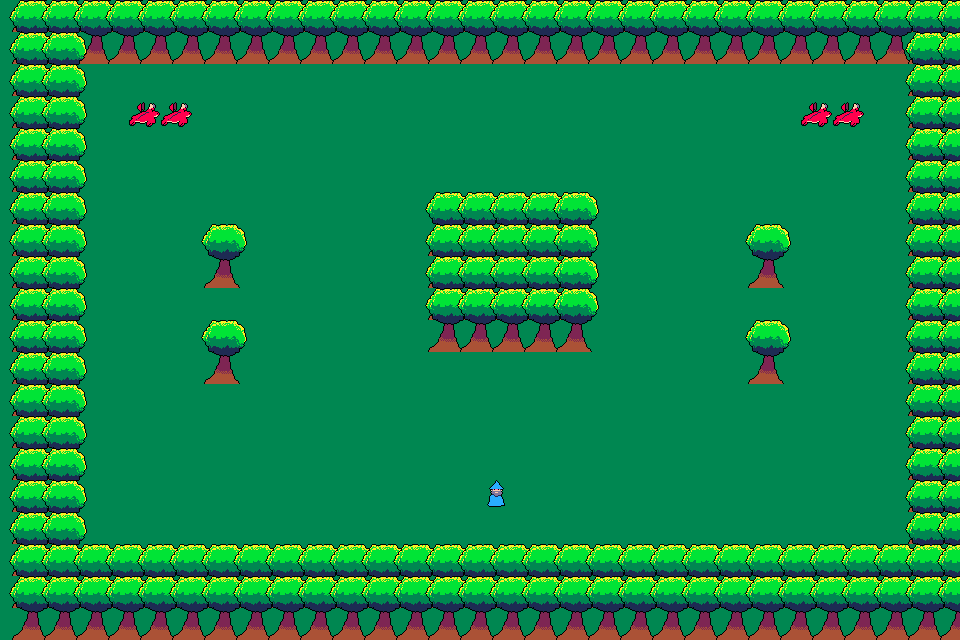

Tiled map render using the project's own tile images. Description and the whole map definition, tile-layer contents included, below:
An orthogonal 30x20 tile map with 32x32 px tiles, 2 tile layers (Tile Layer 2, Object Layer).

<map version="1.9" tiledversion="1.9.2" orientation="orthogonal" renderorder="right-down" width="30" height="20" tilewidth="32" tileheight="32" infinite="0" nextlayerid="3" nextobjectid="1">
 <tileset firstgid="1" source="Celestilyne.tsx" />
 <layer id="2" name="Tile Layer 2" width="30" height="20">
  <data encoding="csv">
8,8,8,8,8,8,8,8,8,8,8,8,8,8,8,8,8,8,8,8,8,8,8,8,8,8,8,8,8,8,
8,8,8,8,8,8,8,8,8,8,8,8,8,8,8,8,8,8,8,8,8,8,8,8,8,8,8,8,8,8,
8,8,8,8,8,8,8,8,8,8,8,8,8,8,8,8,8,8,8,8,8,8,8,8,8,8,8,8,8,8,
8,8,8,8,8,8,8,8,8,8,8,8,8,8,8,8,8,8,8,8,8,8,8,8,8,8,8,8,8,8,
8,8,8,8,8,8,8,8,8,8,8,8,8,8,8,8,8,8,8,8,8,8,8,8,8,8,8,8,8,8,
8,8,8,8,8,8,8,8,8,8,8,8,8,8,8,8,8,8,8,8,8,8,8,8,8,8,8,8,8,8,
8,8,8,8,8,8,8,8,8,8,8,8,8,8,8,8,8,8,8,8,8,8,8,8,8,8,8,8,8,8,
8,8,8,8,8,8,8,8,8,8,8,8,8,8,8,8,8,8,8,8,8,8,8,8,8,8,8,8,8,8,
8,8,8,8,8,8,8,8,8,8,8,8,8,8,8,8,8,8,8,8,8,8,8,8,8,8,8,8,8,8,
8,8,8,8,8,8,8,8,8,8,8,8,8,8,8,8,8,8,8,8,8,8,8,8,8,8,8,8,8,8,
8,8,8,8,8,8,8,8,8,8,8,8,8,8,8,8,8,8,8,8,8,8,8,8,8,8,8,8,8,8,
8,8,8,8,8,8,8,8,8,8,8,8,8,8,8,8,8,8,8,8,8,8,8,8,8,8,8,8,8,8,
8,8,8,8,8,8,8,8,8,8,8,8,8,8,8,8,8,8,8,8,8,8,8,8,8,8,8,8,8,8,
8,8,8,8,8,8,8,8,8,8,8,8,8,8,8,8,8,8,8,8,8,8,8,8,8,8,8,8,8,8,
8,8,8,8,8,8,8,8,8,8,8,8,8,8,8,8,8,8,8,8,8,8,8,8,8,8,8,8,8,8,
8,8,8,8,8,8,8,8,8,8,8,8,8,8,8,8,8,8,8,8,8,8,8,8,8,8,8,8,8,8,
8,8,8,8,8,8,8,8,8,8,8,8,8,8,8,8,8,8,8,8,8,8,8,8,8,8,8,8,8,8,
8,8,8,8,8,8,8,8,8,8,8,8,8,8,8,8,8,8,8,8,8,8,8,8,8,8,8,8,8,8,
8,8,8,8,8,8,8,8,8,8,8,8,8,8,8,8,8,8,8,8,8,8,8,8,8,8,8,8,8,8,
8,8,8,8,8,8,8,8,8,8,8,8,8,8,8,8,8,8,8,8,8,8,8,8,8,8,8,8,8,8
</data>
 </layer>
 <layer id="1" name="Object Layer" width="30" height="20">
  <data encoding="csv">
7,7,7,7,7,7,7,7,7,7,7,7,7,7,7,7,7,7,7,7,7,7,7,7,7,7,7,7,7,7,
7,7,7,7,7,7,7,7,7,7,7,7,7,7,7,7,7,7,7,7,7,7,7,7,7,7,7,7,7,7,
7,7,0,0,0,0,0,0,0,0,0,0,0,0,0,0,0,0,0,0,0,0,0,0,0,0,0,0,7,7,
7,7,0,0,3,3,0,0,0,0,0,0,0,0,0,0,0,0,0,0,0,0,0,0,0,3,3,0,7,7,
7,7,0,0,0,0,0,0,0,0,0,0,0,0,0,0,0,0,0,0,0,0,0,0,0,0,0,0,7,7,
7,7,0,0,0,0,0,0,0,0,0,0,0,0,0,0,0,0,0,0,0,0,0,0,0,0,0,0,7,7,
7,7,0,0,0,0,0,0,0,0,0,0,0,0,0,0,0,0,0,0,0,0,0,0,0,0,0,0,7,7,
7,7,0,0,0,0,0,0,0,0,0,0,0,7,7,7,7,7,0,0,0,0,0,0,0,0,0,0,7,7,
7,7,0,0,0,0,7,0,0,0,0,0,0,7,7,7,7,7,0,0,0,0,0,7,0,0,0,0,7,7,
7,7,0,0,0,0,0,0,0,0,0,0,0,7,7,7,7,7,0,0,0,0,0,0,0,0,0,0,7,7,
7,7,0,0,0,0,0,0,0,0,0,0,0,7,7,7,7,7,0,0,0,0,0,0,0,0,0,0,7,7,
7,7,0,0,0,0,7,0,0,0,0,0,0,0,0,0,0,0,0,0,0,0,0,7,0,0,0,0,7,7,
7,7,0,0,0,0,0,0,0,0,0,0,0,0,0,0,0,0,0,0,0,0,0,0,0,0,0,0,7,7,
7,7,0,0,0,0,0,0,0,0,0,0,0,0,0,0,0,0,0,0,0,0,0,0,0,0,0,0,7,7,
7,7,0,0,0,0,0,0,0,0,0,0,0,0,0,0,0,0,0,0,0,0,0,0,0,0,0,0,7,7,
7,7,0,0,0,0,0,0,0,0,0,0,0,0,0,6,0,0,0,0,0,0,0,0,0,0,0,0,7,7,
7,7,0,0,0,0,0,0,0,0,0,0,0,0,0,0,0,0,0,0,0,0,0,0,0,0,0,0,7,7,
7,7,0,0,0,0,0,0,0,0,0,0,0,0,0,0,0,0,0,0,0,0,0,0,0,0,0,0,7,7,
7,7,7,7,7,7,7,7,7,7,7,7,7,7,7,7,7,7,7,7,7,7,7,7,7,7,7,7,7,7,
7,7,7,7,7,7,7,7,7,7,7,7,7,7,7,7,7,7,7,7,7,7,7,7,7,7,7,7,7,7
</data>
 </layer>
</map>
